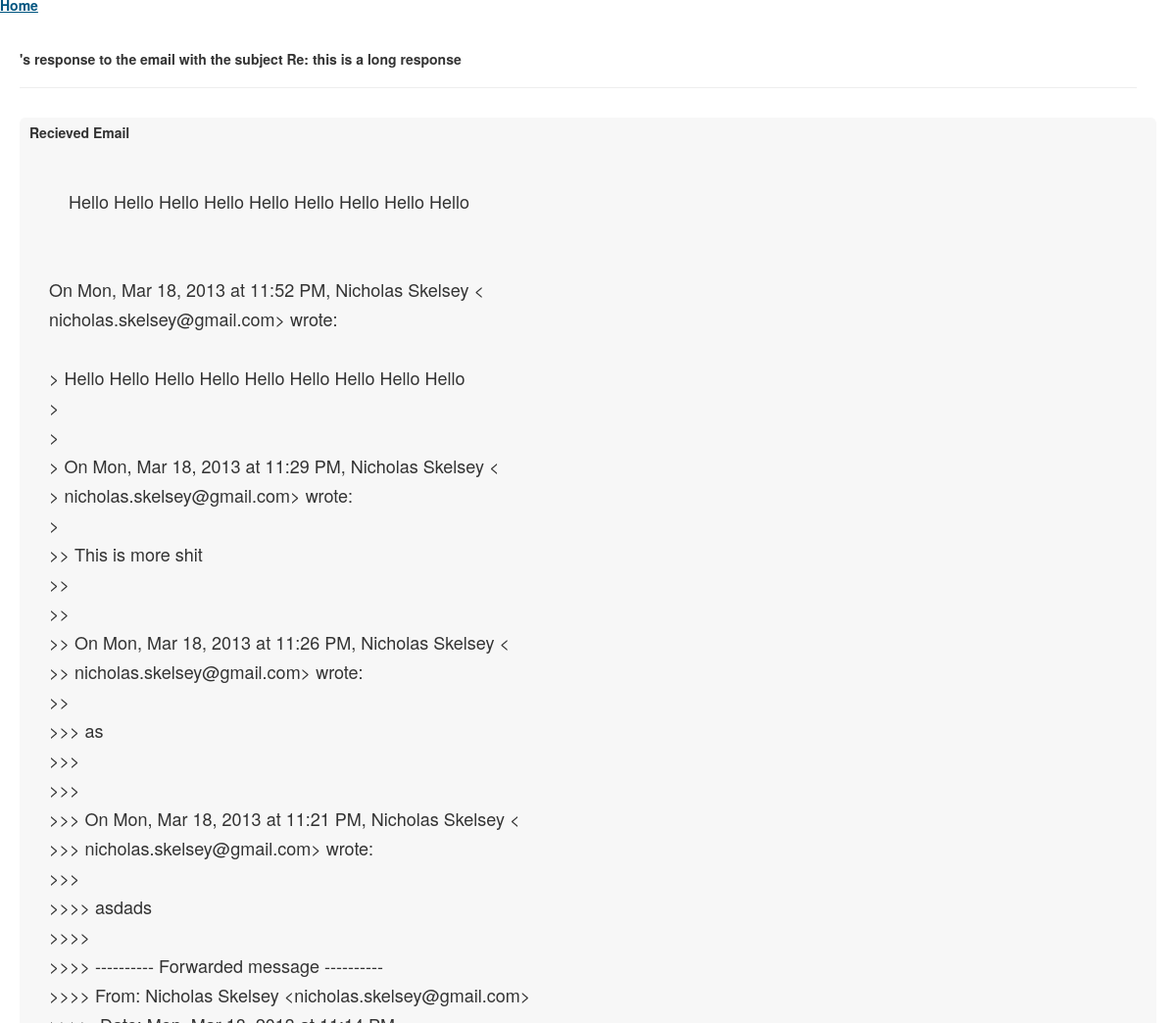
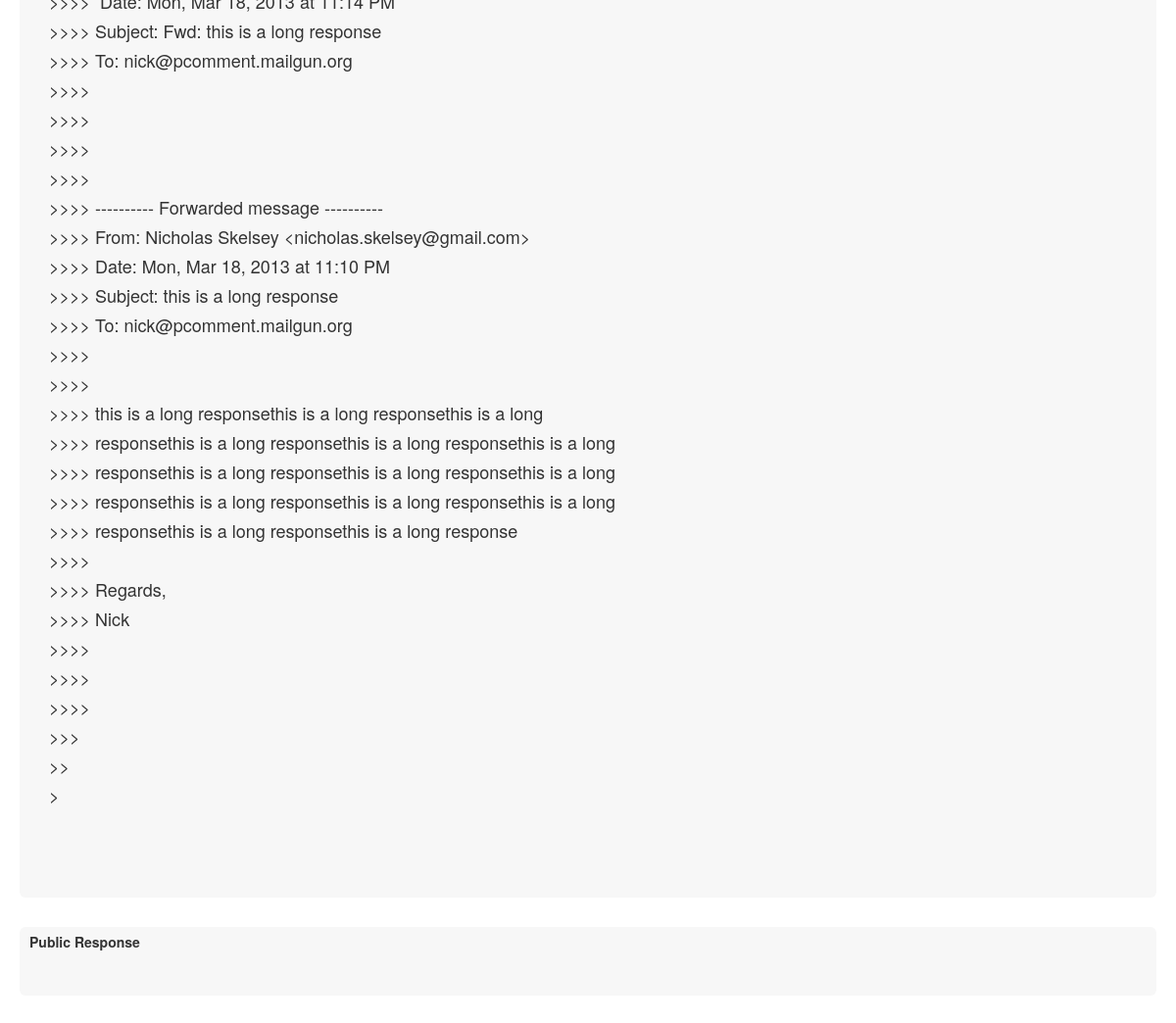
Screenshot of /r/1 with the database file from the repository (2 pictures, top to bottom).
### models.py (models this page shows, shortened)
class Response(Base):
    __tablename__ = "response"
    id = Column(Integer, primary_key=True)
    from_email = Column(String, ForeignKey('account.email'))
    to_email = Column(String)
    subject = Column(String)
    text = Column(String)
    raw_text = Column(String)
    date_post = Column(DateTime)
    account = relationship("Account", backref=backref('responses', order_by=date_post))

### serv.py (the view)
@app.route("/r/<int:response_id>")
def show_response(response_id):
    response = session.query(Response).filter_by(id=response_id).first()
    account = response.account
    return render_template('post.html', response=response, account=account)

### serv.py (called while the page is built)
@app.teardown_request
def shutdown_session(exception=None):
    session.remove()

### templates/post.html (shortened to what this page needs)
{% extends 'layout.html' %}
{% block header %}
<b> {{ account.name }}'s </b> response to the email with the subject <b> {{ response.subject }} </b>
{% endblock %}
{% block body %}
<div class="hero-unit mod">
  <div class="corner">Recieved Email</div>
  <div class="inner-mod" style="white-space: pre-wrap">
    {{ response.text }}
  </div>
</div>
<div class="hero-unit mod">
  <div class="corner">Public Response</div>
</div>
{% endblock body %}

### templates/layout.html (shortened to what this page needs)
{% from 'util.jinja2.html' import link_tag, script_tag %}
<!DOCTYPE html>
<html>
  <head>
    <link href="/static/bootstrap-responsive.css" rel="stylesheet">
    <link href="/static/bootstrap.css" rel="stylesheet">
    <link href="/static/style.css" rel="stylesheet">
  </head>
  <body>
    <div class="nav corner">
      <a href="/">Home</a>
    </div>
    <div class="page-header">
        <h5>
      {% block header %}
      {% endblock %}
        </h5>
    </div>
    <div class="funcontainer">
      {% block body %}
      {% endblock %}
    </div>
  </body>
</html>

### static/style.css (style rules this page uses)
.page-header, .funcontainer { margin-left: 20px; margin-right:20px; }
.page-header { width: 95%; }
.mod { padding-top: 10px; padding-left: 10px; padding-bottom: 30px; padding-right: 20px; background-color: #F7F7F7; }
div.corner { line-height: 10px; font-size: 14px; font-weight: bold; padding-bottom: 20px; }
div.inner-mod { padding-left: 20px; }

### rows the page displays
Response: subject "Re: this is a long response", text "Hello Hello Hello Hello Hello Hello Hello Hello Hello On Mon, Mar 18, 2013 at 11:52 PM, Nicholas Skelsey < nicholas.skelsey@gmail.com> wrote: > Hello Hello Hello Hello Hello Hello Hello Hello Hello > > > On Mon, Mar 18, 2013 at 11:29 PM, Nicholas Skelsey < > nicholas.skelsey@gmail.com> wrote: > >> This is more shit >> >> >> On Mon, Mar 18, 2013 at 11:26 PM, Nicholas Skelsey < >> nicholas.skelsey@gmail.com> wrote: >> >>> as >>> >>> >>> On Mon, Mar 18, 2013 at 11:21 PM, Nicholas Skelsey < >>> nicholas.skelsey@gmail.com> wrote: >>> >>>> asdads >>>> >>>> ---------- Forwarded message ---------- >>>> From: Nicholas Skelsey <nicholas.skelsey@gmail.com> >>>> Date: Mon, Mar 18, 2013 at 11:14 PM >>>>…"
